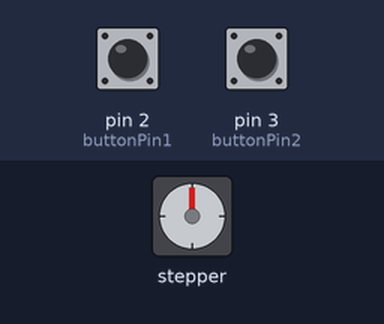
Recording of a sketch running on a simulated Arduino Uno, built with avr-gcc and run on an emulated ATmega328P. Shown: stepper motor. Inputs (shaded band) come from the test bench; at power-on: pin 2 (buttonPin1) LOW, pin 3 (buttonPin2) LOW. Stepper angles assume 1000 steps per turn.

Above: at 1.2 s.
1.3 s: pin 2 (buttonPin1) pulled HIGH for 0.15 s
At 1.45 s:
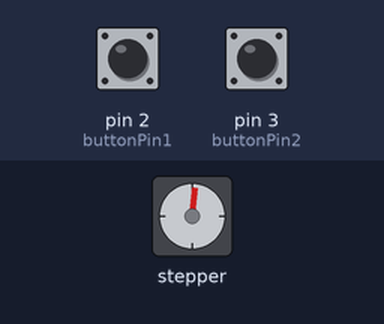
3.8 s: pin 3 (buttonPin2) pulled HIGH for 3.2 s
At 3.95 s:
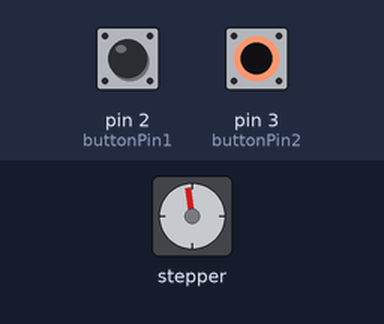
8.5 s: pin 2 (buttonPin1) pulled HIGH for 1 s
At 8.95 s:
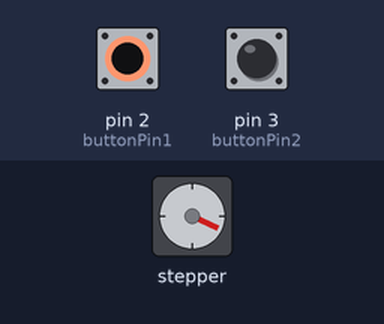
Timing chart, 0 to 11.5 s (numbered marks = the images above; inputs shaded):
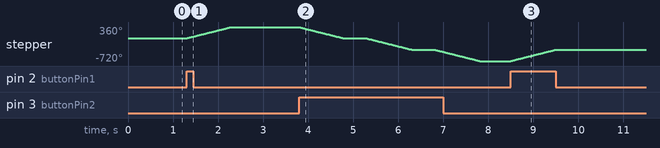

The sketch:

steppermotor_control.ino
```cpp
#include <Stepper.h>

const int buttonPin1 = 2;
const int buttonPin2 = 3;

const int stepsPerRevolution = 1000;
Stepper myStepper(stepsPerRevolution, 8, 9, 10, 11);

int buttonState1 = 0;
int buttonState2 = 0;

void setup() {
  myStepper.setSpeed(60);
  Serial.begin(9600);
  pinMode(buttonPin1, INPUT);
  pinMode(buttonPin2, INPUT);
}

void loop() {
 buttonState1 = digitalRead(buttonPin1);
 buttonState2 = digitalRead(buttonPin2);

  if (buttonState1 == HIGH) {
  myStepper.step(stepsPerRevolution);
  delay(500);
  }

  if (buttonState2 == HIGH) {
  myStepper.step(-stepsPerRevolution);
  delay(500);
  }

}
```

Measured:
- after the input at 1.3 s, stepper: turns 360° clockwise in 0.99 s, starting at once
- after the input at 3.8 s, stepper: turns 360° counter-clockwise in 0.99 s, then 360° counter-clockwise in 0.99 s, then 360° counter-clockwise in 0.99 s
- after the input at 8.5 s, stepper: turns 360° clockwise in 0.99 s, starting at once
